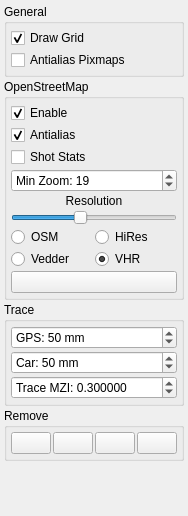
                <widget class="QWidget" name="scrollAreaWidgetContents_2">
                 <property name="geometry">
                  <rect>
                   <x>0</x>
                   <y>0</y>
                   <width>188</width>
                   <height>516</height>
                  </rect>
                 </property>
                 <layout class="QVBoxLayout" name="verticalLayout_15">
                  <property name="spacing">
                   <number>2</number>
                  </property>
                  <property name="leftMargin">
                   <number>4</number>
                  </property>
                  <property name="topMargin">
                   <number>4</number>
                  </property>
                  <property name="rightMargin">
                   <number>4</number>
                  </property>
                  <property name="bottomMargin">
                   <number>4</number>
                  </property>
                  <item>
                   <widget class="QGroupBox" name="groupBox_16">
                    <property name="title">
                     <string>General</string>
                    </property>
                    <layout class="QVBoxLayout" name="verticalLayout_18">
                     <property name="spacing">
                      <number>2</number>
                     </property>
                     <property name="leftMargin">
                      <number>4</number>
                     </property>
                     <property name="topMargin">
                      <number>4</number>
                     </property>
                     <property name="rightMargin">
                      <number>4</number>
                     </property>
                     <property name="bottomMargin">
                      <number>4</number>
                     </property>
                     <item>
                      <widget class="QCheckBox" name="mapDrawGridBox">
                       <property name="text">
                        <string>Draw Grid</string>
                       </property>
                       <property name="checked">
                        <bool>true</bool>
                       </property>
                      </widget>
                     </item>
                     <item>
                      <widget class="QCheckBox" name="mapAntialiasBox">
                       <property name="toolTip">
                        <string>Antialias imported pixmaps</string>
                       </property>
                       <property name="text">
                        <string>Antialias Pixmaps</string>
                       </property>
                       <property name="checked">
                        <bool>false</bool>
                       </property>
                      </widget>
                     </item>
                    </layout>
                   </widget>
                  </item>
                  <item>
                   <widget class="QGroupBox" name="groupBox_12">
                    <property name="title">
                     <string>OpenStreetMap</string>
                    </property>
                    <property name="flat">
                     <bool>false</bool>
                    </property>
                    <property name="checkable">
                     <bool>false</bool>
                    </property>
                    <layout class="QGridLayout" name="gridLayout_10">
                     <property name="leftMargin">
                      <number>4</number>
                     </property>
                     <property name="topMargin">
                      <number>4</number>
                     </property>
                     <property name="rightMargin">
                      <number>4</number>
                     </property>
                     <property name="bottomMargin">
                      <number>4</number>
                     </property>
                     <property name="spacing">
                      <number>2</number>
                     </property>
                     <item row="8" column="0" colspan="2">
                      <widget class="QPushButton" name="mapOsmClearCacheButton">
                       <property name="toolTip">
                        <string>Clear cached tiles</string>
                       </property>
                       <property name="text">
                        <string/>
                       </property>
                       <property name="icon">
                        <iconset resource="resources.qrc">
                         <normaloff>:/models/Icons/Delete2-96.png</normaloff>:/models/Icons/Delete2-96.png</iconset>
                       </property>
                      </widget>
                     </item>
                     <item row="7" column="0">
                      <widget class="QRadioButton" name="mapOsmServerVedderButton">
                       <property name="text">
                        <string>Vedder</string>
                       </property>
                       <property name="checked">
                        <bool>false</bool>
                       </property>
                      </widget>
                     </item>
                     <item row="6" column="1">
                      <widget class="QRadioButton" name="mapOsmServerHiResButton">
                       <property name="text">
                        <string>HiRes</string>
                       </property>
                       <property name="checked">
                        <bool>false</bool>
                       </property>
                      </widget>
                     </item>
                     <item row="6" column="0">
                      <widget class="QRadioButton" name="mapOsmServerOsmButton">
                       <property name="text">
                        <string>OSM</string>
                       </property>
                      </widget>
                     </item>
                     <item row="7" column="1">
                      <widget class="QRadioButton" name="mapOsmServerVedderHdButton">
                       <property name="toolTip">
                        <string>Vedder high resolution tiles</string>
                       </property>
                       <property name="text">
                        <string>VHR</string>
                       </property>
                       <property name="checked">
                        <bool>true</bool>
                       </property>
                      </widget>
                     </item>
                     <item row="5" column="0" colspan="2">
                      <widget class="QSlider" name="mapOsmResSlider">
                       <property name="minimum">
                        <number>30</number>
                       </property>
                       <property name="maximum">
                        <number>200</number>
                       </property>
                       <property name="value">
                        <number>100</number>
                       </property>
                       <property name="orientation">
                        <enum>Qt::Horizontal</enum>
                       </property>
                      </widget>
                     </item>
                     <item row="4" column="0" colspan="2">
                      <widget class="QLabel" name="label_3">
                       <property name="text">
                        <string>Resolution</string>
                       </property>
                       <property name="alignment">
                        <set>Qt::AlignCenter</set>
                       </property>
                      </widget>
                     </item>
                     <item row="3" column="0" colspan="2">
                      <widget class="QSpinBox" name="mapOsmMaxZoomBox">
                       <property name="toolTip">
                        <string>Max OSM zoom level</string>
                       </property>
                       <property name="prefix">
                        <string>Min Zoom: </string>
                       </property>
                       <property name="maximum">
                        <number>22</number>
                       </property>
                       <property name="value">
                        <number>19</number>
                       </property>
                      </widget>
                     </item>
                     <item row="0" column="0" colspan="2">
                      <widget class="QCheckBox" name="mapOpenStreetMapBox">
                       <property name="text">
                        <string>Enable</string>
                       </property>
                       <property name="checked">
                        <bool>true</bool>
                       </property>
                      </widget>
                     </item>
                     <item row="1" column="0" colspan="2">
                      <widget class="QCheckBox" name="mapAntialiasOsmBox">
                       <property name="toolTip">
                        <string>Antialias tiles</string>
                       </property>
                       <property name="text">
                        <string>Antialias</string>
                       </property>
                       <property name="checked">
                        <bool>true</bool>
                       </property>
                      </widget>
                     </item>
                     <item row="2" column="0" colspan="2">
                      <widget class="QCheckBox" name="mapOsmStatsBox">
                       <property name="text">
                        <string>Shot Stats</string>
                       </property>
                      </widget>
                     </item>
                    </layout>
                   </widget>
                  </item>
                  <item>
                   <widget class="QGroupBox" name="groupBox_15">
                    <property name="title">
                     <string>Trace</string>
                    </property>
                    <layout class="QVBoxLayout" name="verticalLayout_16">
                     <property name="spacing">
                      <number>2</number>
                     </property>
                     <property name="leftMargin">
                      <number>4</number>
                     </property>
                     <property name="topMargin">
                      <number>4</number>
                     </property>
                     <property name="rightMargin">
                      <number>4</number>
                     </property>
                     <property name="bottomMargin">
                      <number>4</number>
                     </property>
                     <item>
                      <widget class="QDoubleSpinBox" name="mapTraceMinSpaceGpsBox">
                       <property name="toolTip">
                        <string>GPS Trace: Minimum distance from previous point for adding new point.</string>
                       </property>
                       <property name="prefix">
                        <string>GPS: </string>
                       </property>
                       <property name="suffix">
                        <string> mm</string>
                       </property>
                       <property name="decimals">
                        <number>0</number>
                       </property>
                       <property name="maximum">
                        <double>9999.000000000000000</double>
                       </property>
                       <property name="value">
                        <double>50.000000000000000</double>
                       </property>
                      </widget>
                     </item>
                     <item>
                      <widget class="QDoubleSpinBox" name="mapTraceMinSpaceCarBox">
                       <property name="toolTip">
                        <string>Car Trace: Minimum distance from previous point for adding new point.</string>
                       </property>
                       <property name="prefix">
                        <string>Car: </string>
                       </property>
                       <property name="suffix">
                        <string> mm</string>
                       </property>
                       <property name="decimals">
                        <number>0</number>
                       </property>
                       <property name="maximum">
                        <double>9999.000000000000000</double>
                       </property>
                       <property name="value">
                        <double>50.000000000000000</double>
                       </property>
                      </widget>
                     </item>
                     <item>
                      <widget class="QDoubleSpinBox" name="traceInfoMinZoomBox">
                       <property name="toolTip">
                        <string>&lt;html&gt;&lt;head/&gt;&lt;body&gt;&lt;p&gt;Info Trace: Minimum zoom for showing text next to info points.&lt;/p&gt;&lt;/body&gt;&lt;/html&gt;</string>
                       </property>
                       <property name="prefix">
                        <string>Trace MZI: </string>
                       </property>
                       <property name="decimals">
                        <number>6</number>
                       </property>
                       <property name="maximum">
                        <double>100.000000000000000</double>
                       </property>
                       <property name="singleStep">
                        <double>0.010000000000000</double>
                       </property>
                       <property name="value">
                        <double>0.300000000000000</double>
                       </property>
                      </widget>
                     </item>
                    </layout>
                   </widget>
                  </item>
                  <item>
                   <widget class="QGroupBox" name="groupBox_13">
                    <property name="title">
                     <string>Remove</string>
                    </property>
                    <layout class="QHBoxLayout" name="horizontalLayout_10">
                     <property name="spacing">
                      <number>2</number>
                     </property>
                     <property name="leftMargin">
                      <number>4</number>
                     </property>
                     <property name="topMargin">
                      <number>4</number>
                     </property>
                     <property name="rightMargin">
                      <number>4</number>
                     </property>
                     <property name="bottomMargin">
                      <number>4</number>
                     </property>
                     <item>
                      <widget class="QPushButton" name="mapRemoveTraceButton">
                       <property name="toolTip">
                        <string>Car trace</string>
                       </property>
                       <property name="text">
                        <string/>
                       </property>
                       <property name="icon">
                        <iconset resource="resources.qrc">
                         <normaloff>:/models/Icons/Polyline-96.png</normaloff>:/models/Icons/Polyline-96.png</iconset>
                       </property>
                      </widget>
                     </item>
                     <item>
                      <widget class="QPushButton" name="mapRemoveRouteAllButton">
                       <property name="toolTip">
                        <string>All routes</string>
                       </property>
                       <property name="text">
                        <string/>
                       </property>
                       <property name="icon">
                        <iconset resource="resources.qrc">
                         <normaloff>:/models/Icons/Polygon-96.png</normaloff>:/models/Icons/Polygon-96.png</iconset>
                       </property>
                      </widget>
                     </item>
                     <item>
                      <widget class="QPushButton" name="mapRemoveInfoAllButton">
                       <property name="toolTip">
                        <string>All info traces</string>
                       </property>
                       <property name="text">
                        <string/>
                       </property>
                       <property name="icon">
                        <iconset resource="resources.qrc">
                         <normaloff>:/models/Icons/Point Objects-96.png</normaloff>:/models/Icons/Point Objects-96.png</iconset>
                       </property>
                      </widget>
                     </item>
                     <item>
                      <widget class="QPushButton" name="MapRemovePixmapsButton">
                       <property name="toolTip">
                        <string>Imported pixmaps</string>
                       </property>
                       <property name="text">
                        <string/>
                       </property>
                       <property name="icon">
                        <iconset resource="resources.qrc">
                         <normaloff>:/models/Icons/Google Images-96.png</normaloff>:/models/Icons/Google Images-96.png</iconset>
                       </property>
                      </widget>
                     </item>
                    </layout>
                   </widget>
                  </item>
                  <item>
                   <spacer name="verticalSpacer_3">
                    <property name="orientation">
                     <enum>Qt::Vertical</enum>
                    </property>
                    <property name="sizeHint" stdset="0">
                     <size>
                      <width>20</width>
                      <height>95</height>
                     </size>
                    </property>
                   </spacer>
                  </item>
                 </layout>
                </widget>
